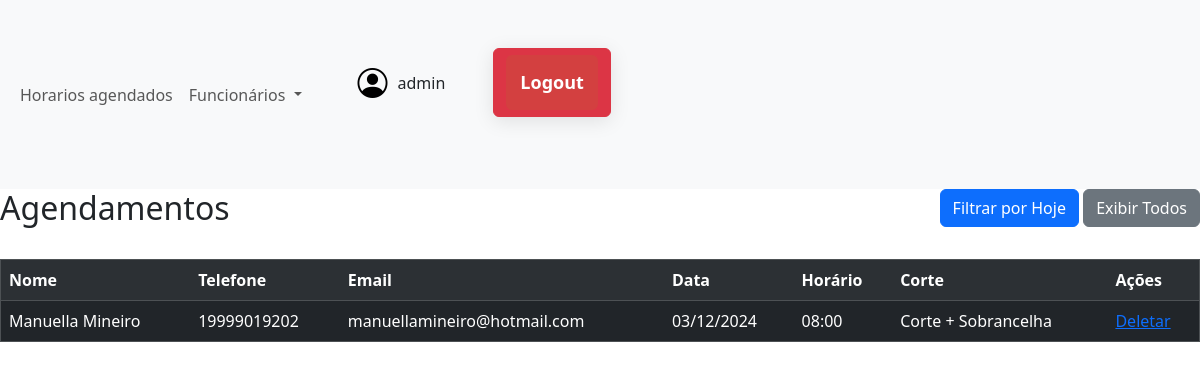
The page /agendamentos?filtro=hoje (signed in) on the database its author committed.
### app.py (models this page shows)
class Agendamento(db.Model):
    id = db.Column(db.Integer, primary_key=True)
    nome = db.Column(db.String(100), nullable=False)
    telefone = db.Column(db.String(20), nullable=False)
    email = db.Column(db.String(120), nullable=False)
    data = db.Column(db.Date, nullable=False)
    horario = db.Column(db.String(5), nullable=False)
    mensagem = db.Column(db.Text, nullable=True)

### app.py (the view)
@app.route('/agendamentos')
def lista_agendamentos():
    if 'usuario_id' not in session:
        flash('Você precisa estar logado para acessar esta página.', 'warning')
        return redirect(url_for('login'))
    nome_usuario = session.get('username')  # Obtém o nome do usuário da sessão
    filtrar_dia_atual = request.args.get('filtro', 'todos') == 'hoje'
    hoje = datetime.now().date()
    if filtrar_dia_atual:
        agendamentos = Agendamento.query.filter_by(data=hoje).all()
    else:
        agendamentos = Agendamento.query.all()
    return render_template(
        'lista_agendamentos.html',
        agendamentos=agendamentos,
        nome_usuario=nome_usuario,
        filtro=filtrar_dia_atual
    )
    agendamentos = Agendamento.query.all()  # Recupera todos os agendamentos do banco de dados
    return render_template('lista_agendamentos.html', agendamentos=agendamentos, nome_usuario=nome_usuario)

### templates/lista_agendamentos.html (shortened to what this page needs)
<!DOCTYPE html>
<html lang="pt-br">
<head>
    <link rel="stylesheet" href="../static/style.css"/>
    <link href="https://cdn.jsdelivr.net/npm/bootstrap@5.3.3/dist/css/bootstrap.min.css" rel="stylesheet">
    <link rel="stylesheet" href="https://cdn.jsdelivr.net/npm/bootstrap-icons@1.11.3/font/bootstrap-icons.min.css">
</head>
<body>
    <header>
        <nav class="navbar navbar-expand-lg bg-body-tertiary">
            <div class="container-fluid">
                <div class="collapse navbar-collapse" id="navbarNavDropdown">
                    <ul class="navbar-nav">
                        <li class="nav-item">
                            <a class="nav-link" onclick="window.location.href=`http://127.0.0.1:5000/agendamentos`">Horarios agendados</a>
                        </li>
                        <li class="nav-item dropdown">
                            <a class="nav-link dropdown-toggle" href="#" role="button" data-bs-toggle="dropdown" aria-expanded="false">
                                Funcionários
                            </a>
                        </li>
                    </ul>
                    <div class="user-login d-flex align-items-center mb-4 ms-5">
                        <i class="bi bi-person-circle" style="color:black; font-size: 30px; margin-right: 10px;" id="loginIcon" onclick="toggleLogin()"></i>
                        <span id="userName">{{ nome_usuario }}</span>
                        <form class="btn btn-danger ms-5" action="{{ url_for('logout') }}" method="GET">
                            <button class="btn danger" type="submit">Logout</button>
                        </form>
                    </div>
                </div>
            </div>
        </nav>
    </header>
    <div class="d-flex justify-content-between mb-4">
        <h2>Agendamentos</h2>
        <div>
            <a href="{{ url_for('lista_agendamentos', filtro='hoje') }}" class="btn btn-primary">
                Filtrar por Hoje
            </a>
            <a href="{{ url_for('lista_agendamentos') }}" class="btn btn-secondary">
                Exibir Todos
            </a>
        </div>
    </div>
    <table class="table table-dark table-striped" border="1">
        <tr>
            <th>Nome</th>
            <th>Telefone</th>
            <th>Email</th>
            <th>Data</th>
            <th>Horário</th>
            <th>Corte</th>
            <th>Ações</th>
        </tr>
        {% for agendamento in agendamentos %}
        <tr>
            <td>{{ agendamento.nome }}</td>
            <td>{{ agendamento.telefone }}</td>
            <td>{{ agendamento.email }}</td>
            <td>{{ agendamento.data.strftime('%d/%m/%Y') }}</td>
            <td>{{ agendamento.horario }}</td>
            <td>{{ agendamento.mensagem }}</td>
            <td><a href="{{ url_for('deletar', id=agendamento.id) }}" onclick="return confirm('Tem certeza que deseja excluir?');">Deletar</a></td>
        </tr>
        {% endfor %}
    </table>
</body>
</html>

### static/style.css (style rules this page uses)
* { margin: 0; padding: 0; box-sizing: border-box; outline: 0; }
body { font-family: 'Sora', sans-serif; background-color: #06121e; width: 100%; height: 100vh; position: relative; }
form { max-width: 600px; margin: 40px auto; padding: 20px; background-color: #fff; border-radius: 8px; box-shadow: 0px 4px 20px rgba(0, 0, 0, 0.1); display: flex; flex-direction: column; }
h2 { text-align: center; color: #06121e; font-size: 28px; margin-bottom: 20px; }
button[type="submit"] { padding: 14px; color: #fff; background-color: #d34040; border: none; font-size: 18px; font-weight: 600; border-radius: 6px; cursor: pointer; transition: background-color 0.3s ease; }
header { width: 100%; }
i { color: #fff; }
.nav-item { cursor: pointer; border:none; }
.user-login { border-left: 60vw; }

### rows shown on the page
Agendamento: nome "Manuella Mineiro", telefone "19999019202", email "manuellamineiro@hotmail.com", data "03/12/2024", horario "08:00", mensagem "Corte + Sobrancelha"

### other values the page prints
{{ nome_usuario }} "admin"
